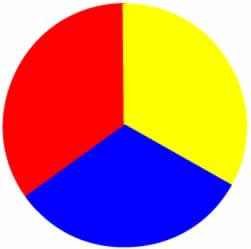
#> input picture images/colors2.jpg, 251 x 249 px
$ python utils.py
#> lines starting #> are read from the running program, lines starting #| are printed output that depends on the picture; long printed decimals are rounded
#> further down, original_img is the input picture: shape (249, 251, 3); mean B, G, R 125.7, 127.4, 192
#| (249, 251, 3)
#| (62499, 3)
import numpy as np

def kmeans(img, K=2, iters=10):
    # Randomly locate the K centroids.
#> called with img = array of shape (62499, 3), K = 4, iters = 10
    centroids = np.empty((K, img.shape[1]))     # centroids init shape: empty array of size Kximg.shape[1] [e.g. for Nx3 img -> centroids: Kx3]
    for i in range(K):
        centroids[i,:] = img[np.random.randint(0, high=len(img)), :]
#> after the loop, centroids = [[0.996, 0.996, 0.996], [0.00392, 0.00392, 1], [0.0196, 0, 0.98], [0.0549, 0.0196, 1]]

    print('init centeriods: \n', centroids)
#| init centeriods:
#|  [[0.9961 0.9961 0.9961]
#|  [0.003922 0.003922 1.        ]
#|  [0.01961 0.         0.9804]
#|  [0.0549 0.01961 1.        ]]

    for _ in range(iters):
        # 1) assign each pixel to its nearst centroid
        pixel_type = np.empty((img.shape[0],1), dtype=np.int32)
        distance = np.empty((img.shape[0],K))      # the distance of each centroid to each of the pixels

        # [6 lines of commented-out code are left out]
        for j in range(K):
            distance[:,j] = np.sqrt(np.sum(np.power(img - centroids[j,:], 2), 1))
            pixel_type = np.argmin(distance, axis=1).astype(np.int32)

        # 2) calculate new centroids
        for j in range(K):
            centroid_pixel_values = img[pixel_type.flatten() == j, :]
            if len(centroid_pixel_values) == 0:
                print('A centroid was assigned no pixel values, mean: ', np.mean(centroid_pixel_values, axis=0))
                print('re-initializing this centroid randomly')
                centroids[j,:] = img[np.random.randint(0, high=len(img)), :]
            else:
                centroids[j,:] = np.mean(centroid_pixel_values, axis=0)
#> after the loop, centroids = [[0.994, 0.991, 0.5], [0.0084, 0.00592, 0.987], [0.399, 0.254, 0.691], [0.986, 0.00975, 0.0151]]

    return centroids, pixel_type


if __name__ == "__main__":
    import cv2
    import matplotlib.pyplot as plt

    original_img = cv2.imread('images/colors2.jpg')
    original_img = cv2.cvtColor(original_img, cv2.COLOR_BGR2RGB)
    # plt.imshow(original_img)
    # plt.show()
    print(original_img.shape)
    img = np.reshape(original_img, (-1,3))
    img = img/255
    print(img.shape)
    centroids, pixel_type = kmeans(img, K=4, iters=10)

    print(centroids)
#| [[0.9941 0.9911 0.4997]
#|  [0.008396 0.005918 0.9875]
#|  [0.3993 0.2542 0.6909]
#|  [0.9859 0.009753 0.01514]]
    segmented_img = centroids[pixel_type.flatten()]
    segmented_img = segmented_img.reshape(np.array(original_img).shape)
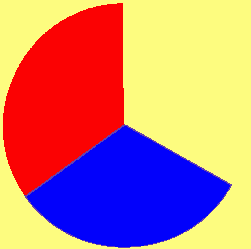
#> segmented_img: shape (249, 251, 3) float64; mean R, G, B 0.753, 0.5, 0.493

    plt.imshow(segmented_img)
    plt.show()
